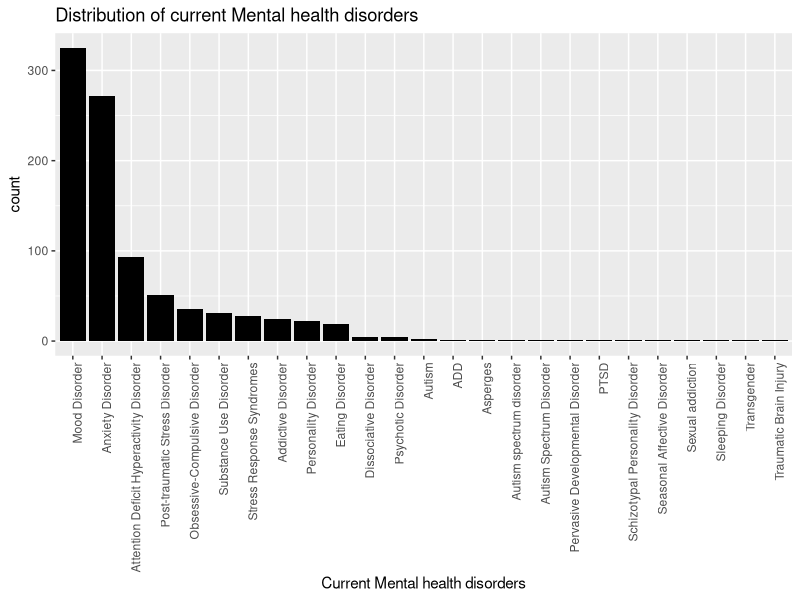
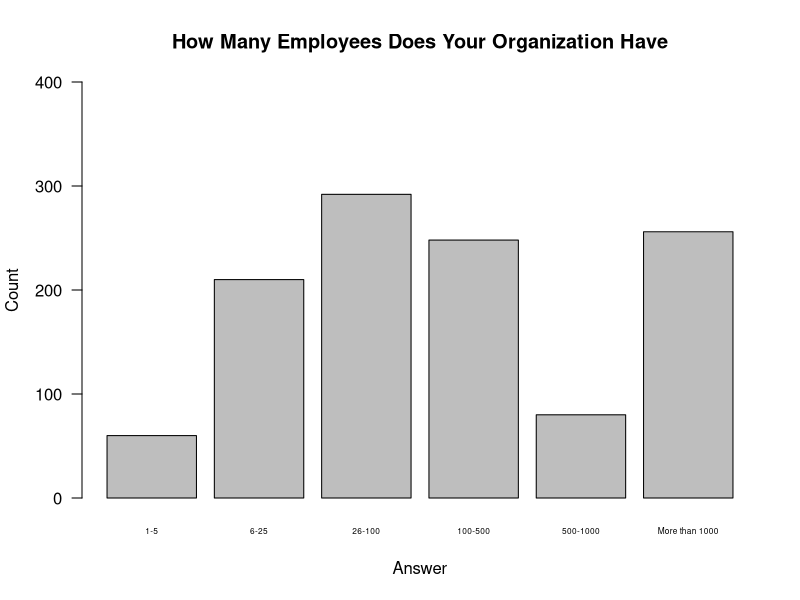
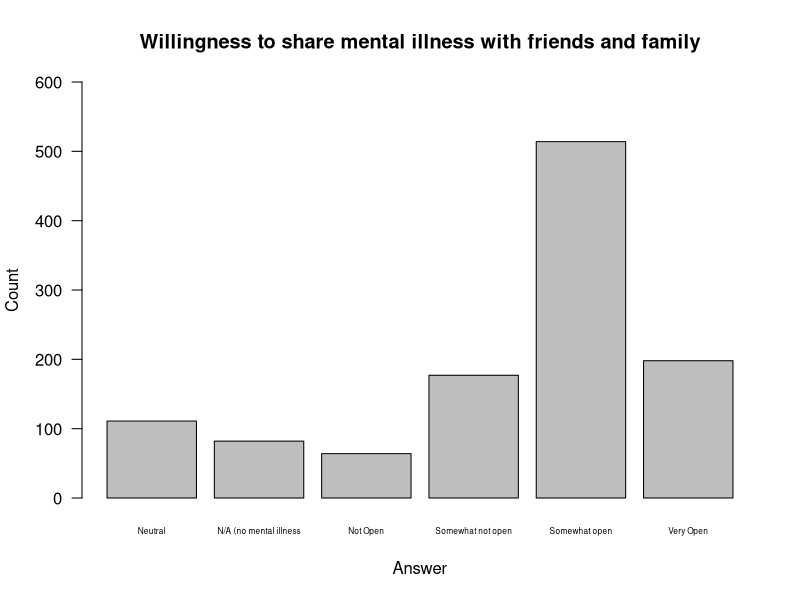
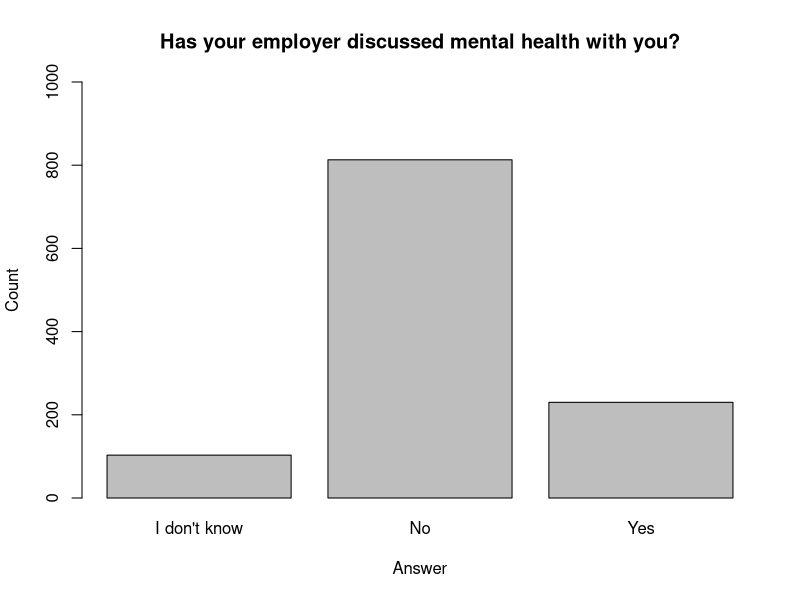
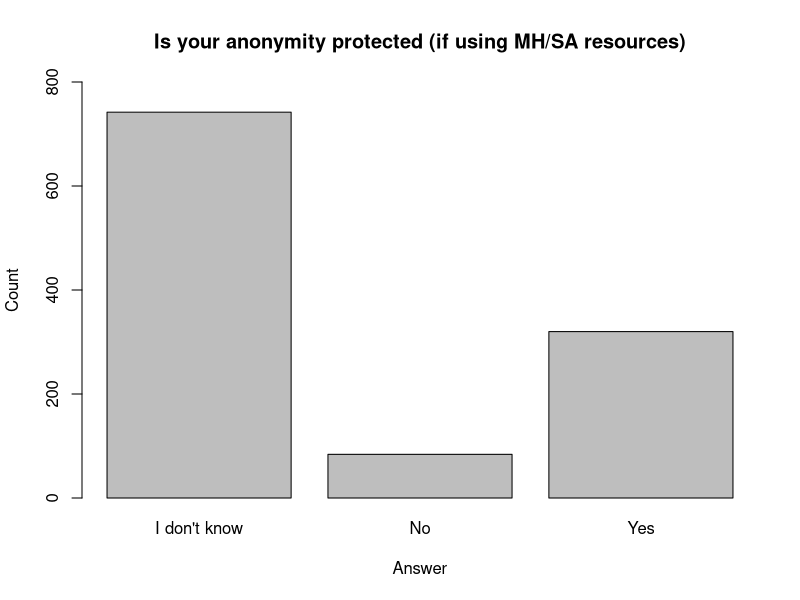
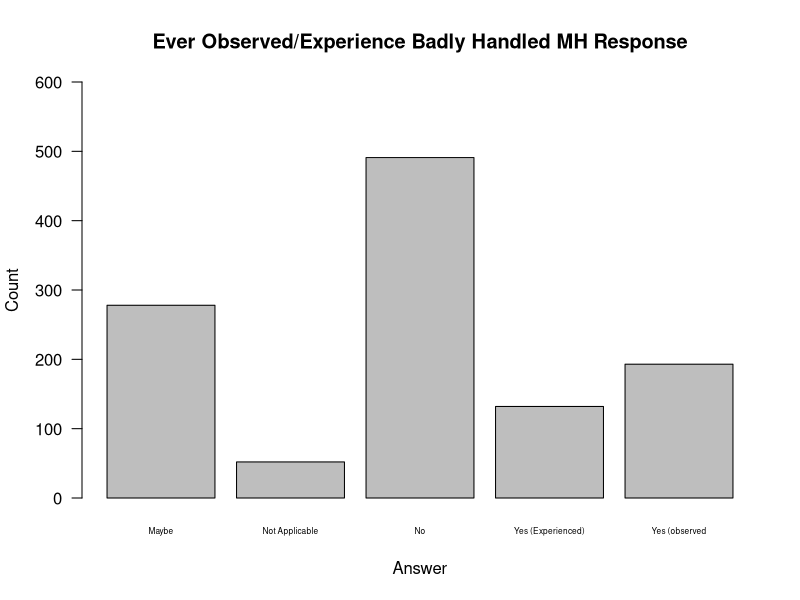
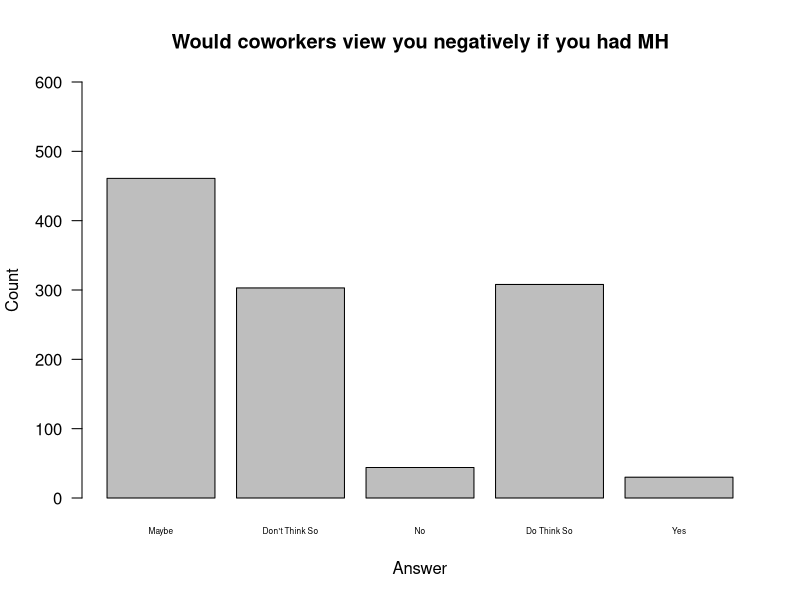
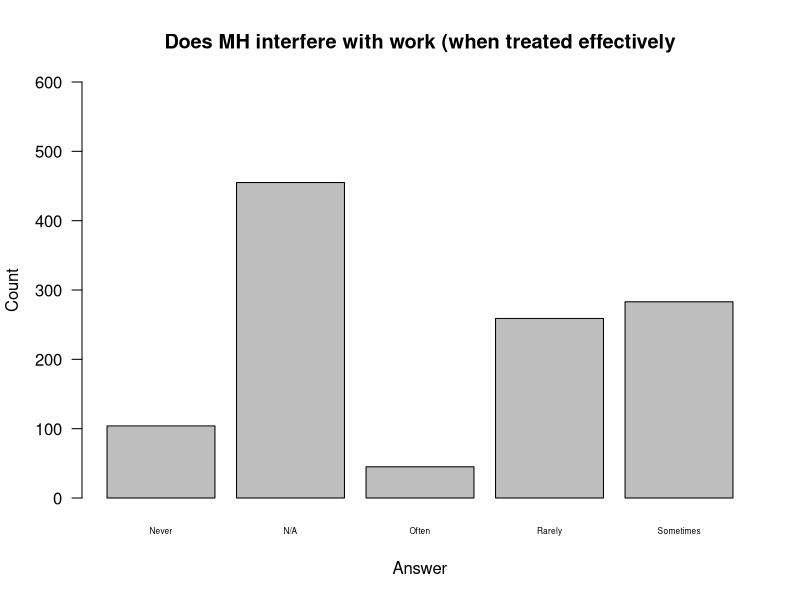

The R script that drew these images, in order:
library(dplyr)
library(tidyr)
library(ggplot2)
health <- read.csv("mentalsurvey_clean.csv")
tmp = health %>% separate(mhd, 
                          sep = '\\|',
                          c('mhd_1', 'mhd_2', 'mhd_3', 'mhd_4', 'mhd_5',
                            'mhd_6', 'mhd_7', 'mhd_8', 'mhd_9'),
                          fill = 'right')


chk = tmp %>% select(matches('mhd_[1-9]'))
chk
# tmp2 = tmp %>% select(matches('mhd_[1-9]')) %>% mutate_all(.funs = 'as.factor')

comb = as.vector(t(chk))
comb
comb1 = comb[comb != ""&!is.na(comb)]
comb1

disorders=sapply(strsplit(comb1, split = " \\("), `[`, 1)
dataf <- as.data.frame(matrix(disorders))
subdataf <- subset(dataf, disorders != "I haven\'t been formally diagnosed, so I felt uncomfortable answering, but Social Anxiety and Depression.")

View(subdataf)

reorder_size <- function(x) {
  factor(x, levels = names(sort(table(x), decreasing = TRUE)))
}

p <- ggplot(data=subdataf, aes(x = reorder_size(V1)))+
  geom_bar(fill = 'black')+
  theme(axis.text.x = element_text(angle = 90, hjust = 1))

p+xlab("Current Mental health disorders")+ggtitle("Distribution of current Mental health disorders")

count_disorder <-data.frame(count(subdataf, V1, sort = TRUE))
View(count_disorder)

#Do a table showing answers to question: "How many employees does your company or organization have"
table(health$How.many.employees.does.your.company.or.organization.have.)
#First, I need to reorder the variables
ENumOrder  = factor(health$How.many.employees.does.your.company.or.organization.have, levels=c("1-5", "6-25", "26-100", "100-500", "500-1000", "More than 1000"))
#Then I can do the table
table(ENumOrder)
#Do a barplot showing answers to question about how many employees
barplot(table(ENumOrder), main = "How Many Employees Does Your Organization Have", xlab = "Answer", ylab = "Count", ylim=c(0,400), las = 1.5, cex.names=0.5)

#Do a table showing answers to question: "How willing would you be to share with friends and family that you have a mental illness?"
table(health$How.willing.would.you.be.to.share.with.friends.and.family.that.you.have.a.mental.illness.)
#Do a barplot showing answers to question: ""How willing would you be to share with friends and family that you have a mental illness?"
barplot(table(health$How.willing.would.you.be.to.share.with.friends.and.family.that.you.have.a.mental.illness.), main = "Willingness to share mental illness with friends and family", names.arg=c("Neutral", "N/A (no mental illness", "Not Open", "Somewhat not open", "Somewhat open", "Very Open"), xlab = "Answer", ylab = "Count", ylim=c(0,600), las = 1, cex.names=0.5)

#Do a table showing answers to question: "Has your employer ever formally discussed mental health (for example, as part of a wellness campaign or other official communication)?"
table(health$Has.your.employer.ever.formally.discussed.mental.health..for.example..as.part.of.a.wellness.campaign.or.other.official.communication..)
#Do a barplot showing answers to question: "Has your employer ever formally discussed mental health (for example, as part of a wellness campaign or other official communication)?"
barplot(table(health$Has.your.employer.ever.formally.discussed.mental.health..for.example..as.part.of.a.wellness.campaign.or.other.official.communication..), main = "Has your employer discussed mental health with you?", xlab = "Answer", ylab = "Count", ylim=c(0,1000))

#Do a table showing answers to question: "Is your anonymity protected if you choose to take advantage of mental health or substance abuse treatment resources provided by your employer?"
table(health$Is.your.anonymity.protected.if.you.choose.to.take.advantage.of.mental.health.or.substance.abuse.treatment.resources.provided.by.your.employer.)
#Do a barplot showing answers to question: "Is your anonymity protected if you choose to take advantage of mental health or substance abuse treatment resources provided by your employer?"
barplot(table(health$Is.your.anonymity.protected.if.you.choose.to.take.advantage.of.mental.health.or.substance.abuse.treatment.resources.provided.by.your.employer.), main = "Is your anonymity protected (if using MH/SA resources)", xlab = "Answer", ylab = "Count", ylim=c(0,800))

#Do a table showing answers to question: "Have you observed or experienced an unsupportive or badly handled response to a mental health issue in your current or previous workplace?"
table(health$Have.you.observed.or.experienced.an.unsupportive.or.badly.handled.response.to.a.mental.health.issue.in.your.current.or.previous.workplace.)
#Do a barplot showing answers to question: "Have you observed or experienced an unsupportive or badly handled response to a mental health issue in your current or previous workplace?"
barplot(table(health$Have.you.observed.or.experienced.an.unsupportive.or.badly.handled.response.to.a.mental.health.issue.in.your.current.or.previous.workplace.), main = "Ever Observed/Experience Badly Handled MH Response", names.arg=c("Maybe", "Not Applicable", "No", "Yes (Experienced)", "Yes (observed"), xlab = "Answer", ylab = "Count", ylim=c(0,600), las = 1, cex.names=0.5)

#Do a table showing answers to question: "Do you think that team members/co-workers would view you more negatively if they knew you suffered from a mental health issue?"
table(health$Do.you.think.that.team.members.co.workers.would.view.you.more.negatively.if.they.knew.you.suffered.from.a.mental.health.issue.)
#Do a barplot showing answers to question: "Do you think that team members/co-workers would view you more negatively if they knew you suffered from a mental health issue?"
barplot(table(health$Do.you.think.that.team.members.co.workers.would.view.you.more.negatively.if.they.knew.you.suffered.from.a.mental.health.issue.), main = "Would coworkers view you negatively if you had MH", names.arg=c("Maybe", "Don't Think So", "No", "Do Think So", "Yes"), xlab = "Answer", ylab = "Count", ylim=c(0,600), las = 1.5, cex.names=0.5)

#Do a table showing answers to quetsion: "If you have a mental health issue, do you feel that it interferes with your work when being treated effectively?"
table(health$If.you.have.a.mental.health.issue..do.you.feel.that.it.interferes.with.your.work.when.being.treated.effectively.)
#Do a barplot showing answers to quetsion: "If you have a mental health issue, do you feel that it interferes with your work when being treated effectively?"
barplot(table(health$If.you.have.a.mental.health.issue..do.you.feel.that.it.interferes.with.your.work.when.being.treated.effectively.), main = "Does MH interfere with work (when treated effectively", names.arg=c("Never", "N/A", "Often", "Rarely", "Sometimes"), xlab = "Answer", ylab = "Count", ylim=c(0,600), las = 1.5, cex.names=0.5)

#Do a table showing answers to question: "Would you feel comfortable discussing a mental health disorder with your coworkers?"
table(health$Would.you.feel.comfortable.discussing.a.mental.health.disorder.with.your.coworkers.)
#Do a barplot showing answers to question: "Would you feel comfortable discussing a mental health disorder with your coworkers?"
barplot(table(health$Would.you.feel.comfortable.discussing.a.mental.health.disorder.with.your.coworkers.), main = "Do you feel comfortable discussing MH with Coworkers?", xlab = "Answer", ylab = "Count", ylim=c(0,500))

#COMPANY SIZE AND PROVISION OF BENEFITS

#Do a crosstab table showing provision of health benefits by company size
table(health$How.many.employees.does.your.company.or.organization.have., health$Does.your.employer.provide.mental.health.benefits.as.part.of.healthcare.coverage.)

#Do a crosstab table showing whether employers discuss MH by company size
table(health$How.many.employees.does.your.company.or.organization.have., health$Has.your.employer.ever.formally.discussed.mental.health..for.example..as.part.of.a.wellness.campaign.or.other.official.communication..)

#Do a crosstab table showing whether employers provide other resources by company size
table(health$How.many.employees.does.your.company.or.organization.have., health$Does.your.employer.offer.resources.to.learn.more.about.mental.health.concerns.and.options.for.seeking.help.)

#crosstab 
gender_disorder <- table(health$Do.you.currently.have.a.mental.health.disorder., health$gender)
gender_disorder
colprop <- prop.table(gender_disorder,2)# To know the % of each level gender who may, don't or have mental disorder
rowprop <- prop.table(gender_disorder,1) #To know the % of who may, don't or have mental disorder among genders
dr1 <-as.data.frame(rowprop)
dr2 <-as.data.frame(colprop)
ggplot(data = dr1, aes(x =Var1 , y = Freq, fill = Var2)) + 
  geom_bar(stat = 'identity', position = 'dodge', alpha = 2/3) +              
  labs(x = NULL, y = 'Proportion', fill = 'Gender')+ggtitle('Distribution ')

ggplot(data = dr2, aes(x =Var2 , y = Freq, fill = Var1)) + 
  geom_bar(stat = 'identity', position = 'dodge', alpha = 2/3) +              
  labs(x = NULL, y = 'Proportion', fill = 'Gender')+ggtitle('Distribution ')

summary(health$age)
findInterval(health$age, c(20, 30, 40))

labs <- c(paste(seq(17, 74, by = 20), seq(37, 80, by = 20),
                sep = "-"))
labs
health$AgeGroup <- cut(health$age, breaks = c(seq(17, 74, by = 20), Inf), labels = labs, right = FALSE)
View(health$AgeGroup)

agegr <- table(health$Do.you.currently.have.a.mental.health.disorder.,health$AgeGroup)
ageprop <- prop.table(agegr,2)
dfageprop <- as.data.frame(ageprop)
ageprop1 <- prop.table(agegr,1)
dfageprop1 <- as.data.frame(ageprop1)

ggplot(data = dfageprop, aes(x =Var2 , y = Freq, fill = Var1)) + 
  geom_bar(stat = 'identity', position = 'dodge', alpha = 2/3) +              
  labs(x = "Age Groups", y = 'Proportion', fill = 'Disorder')

ggplot(data = dfageprop1, aes(x =Var1 , y = Freq, fill = Var2)) + 
  geom_bar(stat = 'identity', position = 'dodge', alpha = 2/3) +              
  labs(x = "Disorder", y = 'Proportion', fill = 'Age group')

#POSSIBLE FACTORS IN WHETHER EMPLOYEE FEELS ASKING FOR LEAVE WOULD BE DIFFICULT

#Answers by Gender (crosstab table)
ELDbG <- table(health$If.a.mental.health.issue.prompted.you.to.request.a.medical.leave.from.work..asking.for.that.leave.would.be., health$gender)
ELDbG
#Proportions (as column percentages)
prop.table(ELDbG, 2)
#Chi-Squared (We get a warning that the approximation may be incorrect, likely b/c the other values are small)
chisq.test(ELDbG)

#Answers by Age Group (crosstab table)
ELDbA <- table(health$If.a.mental.health.issue.prompted.you.to.request.a.medical.leave.from.work..asking.for.that.leave.would.be., health$AgeGroup)
ELDbA
#Proportions (as column percentages)
prop.table(ELDbA, 2)
#Chi-Squared (We get a huge chi-quared and a warning it may be incorrect, likely b/c small values for the 57-77 column)
chisq.test(ELDbA)

#Answers by Company Size (crosstab table)
ELDbCS <- table(health$If.a.mental.health.issue.prompted.you.to.request.a.medical.leave.from.work..asking.for.that.leave.would.be., ENumOrder)
ELDbCS
#Proportions (as column percentages)
prop.table(ELDbCS, 2)
#Chi-Squared (Small P Value)
chisq.test(ELDbCS)

#Answers by Mental Health Benefit Provision (crosstab table)
ELDbMHB <- table(health$If.a.mental.health.issue.prompted.you.to.request.a.medical.leave.from.work..asking.for.that.leave.would.be., health$Does.your.employer.provide.mental.health.benefits.as.part.of.healthcare.coverage.)
ELDbMHB
#Proportions (as column percentages)
prop.table(ELDbMHB, 2)
#Chi-Squared (Small P Value)
chisq.test(ELDbMHB)

#Answers by If Employer Discussed Mental Health (crosstab table)
ELDbEDM <- table(health$If.a.mental.health.issue.prompted.you.to.request.a.medical.leave.from.work..asking.for.that.leave.would.be., health$Has.your.employer.ever.formally.discussed.mental.health..for.example..as.part.of.a.wellness.campaign.or.other.official.communication..)
ELDbEDM
#Proportions (as column percentages)
prop.table(ELDbEDM, 2)
#Chi-Squared (Relatively small p value, but we might want to set it at p=01 for chi-squared)
chisq.test(ELDbEDM)

#Answers by If Employer Offers Other Resources (crosstab table)
ELDbEOR <- table(health$If.a.mental.health.issue.prompted.you.to.request.a.medical.leave.from.work..asking.for.that.leave.would.be., health$Does.your.employer.offer.resources.to.learn.more.about.mental.health.concerns.and.options.for.seeking.help.)
ELDbEOR
#Proportions (as column percentages)
prop.table(ELDbEOR, 2)
#Chi-Squared (Small p value)
chisq.test(ELDbEOR)

#Answers by Experience With Poor Response (crosstab table)
ELDbPR <- table(health$If.a.mental.health.issue.prompted.you.to.request.a.medical.leave.from.work..asking.for.that.leave.would.be., health$Have.you.observed.or.experienced.an.unsupportive.or.badly.handled.response.to.a.mental.health.issue.in.your.current.or.previous.workplace.)
ELDbPR
#Proportions (as column percentages)
prop.table(ELDbPR, 2)
#Chi-Squared (Small p value)
chisq.test(ELDbPR)


#POSSIBLE FACTORS IN COMFORT WITH DISCUSSING MH WITH SUPERVISORS

#Answers by Gender (crosstab table)
MHbG <- table(health$Would.you.feel.comfortable.discussing.a.mental.health.disorder.with.your.direct.supervisor.s.., health$gender)
MHbG
#Proportions (as column percentages)
prop.table(MHbG, 2)
#Chi-Squared (the p value is very large, which indicates that differences among genders is probably not significant)
chisq.test(MHbG)

#Answers by Age Group (crosstab table)
MHbA <- table(health$Would.you.feel.comfortable.discussing.a.mental.health.disorder.with.your.direct.supervisor.s.., health$AgeGroup)
MHbA
#Proportions (as column percentages)
prop.table(MHbA, 2)
#Chi-Squared (We get a big chi-quared and a warning it may be incorrect, likely b/c small values for the 57-77 column)
chisq.test(MHbA)

#Answers by Company Size (crosstab table)
MHbCS <- table(health$Would.you.feel.comfortable.discussing.a.mental.health.disorder.with.your.direct.supervisor.s.., ENumOrder)
MHbCS
#Proportions (as column percentages)
prop.table(MHbCS, 2)
#Chi-Squared (the p value is just over .05 which means it is probably not significant)
chisq.test(MHbCS)

#Answers by Mental Health Benefit Provision (crosstab table)
MHbMHB <- table(health$Would.you.feel.comfortable.discussing.a.mental.health.disorder.with.your.direct.supervisor.s.., health$Does.your.employer.provide.mental.health.benefits.as.part.of.healthcare.coverage.)
MHbMHB
#Proportions (as column percentages)
prop.table(MHbMHB, 2)
#Chi-Squared (the p value is very small, but I don't know if Chi-Squared is good for a large dataset)
chisq.test(MHbMHB)

#Answers by If Employer Discussed Mental Health (crosstab table)
MHbEDM <- table(health$Would.you.feel.comfortable.discussing.a.mental.health.disorder.with.your.direct.supervisor.s.., health$Has.your.employer.ever.formally.discussed.mental.health..for.example..as.part.of.a.wellness.campaign.or.other.official.communication..)
MHbEDM
#Proportions (as column percentages)
prop.table(MHbEDM, 2)
#Chi-Squared (the p value is very small, but I don't know if Chi-Squared is good for a large dataset)
chisq.test(MHbEDM)

#Answers by If Employer Offers Other Resources (crosstab table)
MHbEOR <- table(health$Would.you.feel.comfortable.discussing.a.mental.health.disorder.with.your.direct.supervisor.s.., health$Does.your.employer.offer.resources.to.learn.more.about.mental.health.concerns.and.options.for.seeking.help.)
MHbEOR
#Proportions (as column percentages)
prop.table(MHbEOR, 2)
#Chi-Squared (the p value is very small, but I don't know if Chi-Squared is good for a large dataset)
chisq.test(MHbEOR)

#Answers by Experience With Poor Response (crosstab table)
MHbPR <- table(health$Would.you.feel.comfortable.discussing.a.mental.health.disorder.with.your.direct.supervisor.s.., health$Have.you.observed.or.experienced.an.unsupportive.or.badly.handled.response.to.a.mental.health.issue.in.your.current.or.previous.workplace.)
MHbPR
#Proportions (as column percentages)
prop.table(MHbPR, 2)
#Chi-Squared (the p value is very small, but I don't know if Chi-Squared is good for a large dataset)
chisq.test(MHbPR)

#POSSIBLE FACTORS IN COMFORT WITH DISCUSSING MH WITH COWORKERS

#Answers by Gender (crosstab table)
MHCbG <- table(health$Would.you.feel.comfortable.discussing.a.mental.health.disorder.with.your.coworkers., health$gender)
MHCbG
#Proportions (as column percentages)
prop.table(MHCbG, 2)
#Chi-Squared (the p value is large, which indicates differences among gender is not stat sig)
chisq.test(MHCbG)

#Answers by Age Group (crosstab table)
MHCbA <- table(health$Would.you.feel.comfortable.discussing.a.mental.health.disorder.with.your.coworkers., health$AgeGroup)
MHCbA
#Proportions (as column percentages)
prop.table(MHCbA, 2)
#Chi-Squared (We get a big chi-quared and a warning it may be incorrect, likely b/c small values for the 57-77 column)
chisq.test(MHCbA)

#Answers by Company Size (crosstab table)
MHCbCS <- table(health$Would.you.feel.comfortable.discussing.a.mental.health.disorder.with.your.coworkers., ENumOrder)
MHCbCS
#Proportions (as column percentages)
prop.table(MHCbCS, 2)
#Chi-Squared (the p value is small)
chisq.test(MHCbCS)

#Answers by Mental Health Benefit Provision (crosstab table)
MHCbMHB <- table(health$Would.you.feel.comfortable.discussing.a.mental.health.disorder.with.your.coworkers., health$Does.your.employer.provide.mental.health.benefits.as.part.of.healthcare.coverage.)
MHCbMHB
#Proportions (as column percentages)
prop.table(MHCbMHB, 2)
#Chi-Squared (the p value is small)
chisq.test(MHCbMHB)

#Answers by If Employer Discussed Mental Health (crosstab table)
MHCbEDM <- table(health$Would.you.feel.comfortable.discussing.a.mental.health.disorder.with.your.coworkers., health$Has.your.employer.ever.formally.discussed.mental.health..for.example..as.part.of.a.wellness.campaign.or.other.official.communication..)
MHCbEDM
#Proportions (as column percentages)
prop.table(MHCbEDM, 2)
#Chi-Squared (the p value is small)
chisq.test(MHCbEDM)

#Answers by If Employer Offers Other Resources (crosstab table)
MHCbEOR <- table(health$Would.you.feel.comfortable.discussing.a.mental.health.disorder.with.your.coworkers., health$Does.your.employer.offer.resources.to.learn.more.about.mental.health.concerns.and.options.for.seeking.help.)
MHCbEOR
#Proportions (as column percentages)
prop.table(MHCbEOR, 2)
#Chi-Squared (the p value is small)
chisq.test(MHCbEOR)

#Answers by Experience With Poor Response (crosstab table)
MHCbPR <- table(health$Would.you.feel.comfortable.discussing.a.mental.health.disorder.with.your.coworkers., health$Have.you.observed.or.experienced.an.unsupportive.or.badly.handled.response.to.a.mental.health.issue.in.your.current.or.previous.workplace.)
MHCbPR
#Proportions (as column percentages)
prop.table(MHCbPR, 2)
#Chi-Squared (the p value is small)
chisq.test(MHCbPR)

#Answers by Perception Coworkers Will View You Negatively if you had MH issue
MHCbCN <- table(health$Would.you.feel.comfortable.discussing.a.mental.health.disorder.with.your.coworkers., health$Do.you.think.that.team.members.co.workers.would.view.you.more.negatively.if.they.knew.you.suffered.from.a.mental.health.issue.)
MHCbCN
#Proportions (as column percentages)
prop.table(MHCbCN, 2)
#Chi-Squared (the p value is small)
chisq.test(MHCbCN)
